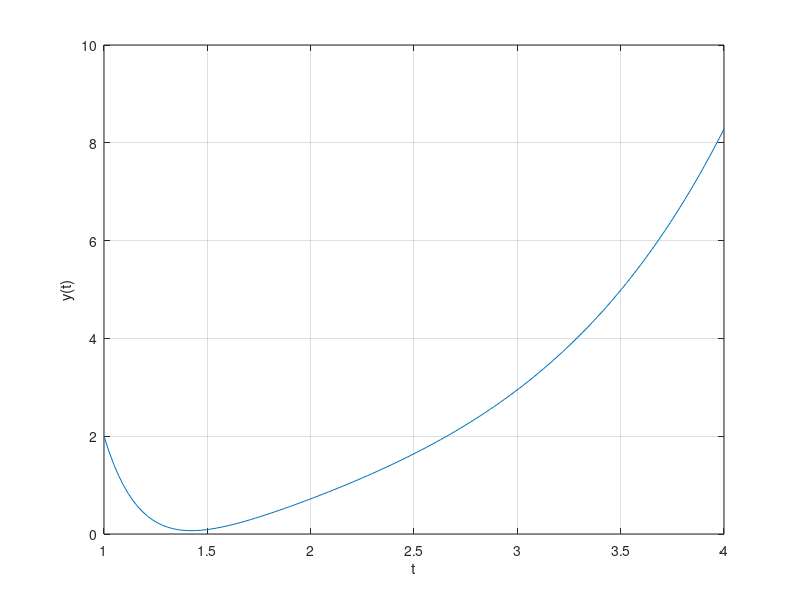

The MATLAB source for this figure: (Note: this script raises an error after producing the figure.)
%% 
% Definimos la función que vamos a resolver, en este caso cambiamos el sistema, 
% ya no es el de la clase 7, el sistema propuesto es similar, sin embargo ahora 
% lo consideramos unicamente problema de condiciones iniciales
% 
% $$x\prime \prime (t) + 5 x \prime + 4x + 3y = e^{-6t} \sin(4t)$$  
% 
% $$2y\prime + y + 4x\prime + 6x = e^{-6t} \cos(4t)$$
% 
% Con las siguientes condiciones iniciales, que son las siguientes:
% 
% $$x(0)=1, \;\;\;\; x\prime(0) = 2, \;\;\;\; y(0)=0$$
% 
% Las variables de estado seran 
% 
% $$x=x(1), \;\;\;\; x\prime=x(2), \;\;\;\; y=x(3)$$

f1=@(t,x)[x(2);...
          exp(-6*t)*sin(4*t)-5*x(2)-4*x(1)-3*x(3);...
          (1/2)*(exp(-6*t)*cos(4*t)-x(3)-4*x(2)-6*x(1))]
%% 
% Las condiciones iniciales que tenemos ahora son
% 
% $$x(0)=1, \;\;\;\; x\prime(0) = 2, \;\;\;\; y(0)=0$$

ci=[1; 2; 0];
rvt=linspace(1,4,2^7);
%% 
% Resolvemos la ecucacion y graficamos

[t,x]=ode45(f1,rvt,ci);
plot(t,x(:,1)), grid, xlabel('t'),ylabel('x(t)')
plot(t,x(:,2)), grid, xlabel('t'),ylabel('y(t)')
%% 
% Haremos nuevamente otro ejemplo de ecucación difierencial
% 
% Resolveremos analiticamete la ecuación de Legendre y de Bessel, las cuales 
% son respectimavamente
% 
% $$(1-t^2)\frac{d^2x(t)}{dx^2}-2t\frac{dx(t)}{dt}+n(n+1)x(t) = 0$$
% 
% $$t^2 \frac{d^2 x(t)}{dt^2}+t\frac{dx(t)}{dt}+(t^2-n^2)x(t)=0$$
% 
% Primero resolveremos la ecacucion de legrendre, activamos el toolbox simbolico 
% e introducimos las variables

syms x(t) t n;
legendre=(1-t.^2)*diff(x,t,2)-2*t.*diff(x,t,1)+n.*(n+1)*x(t)==0
%% 
% Para resolver utilizamos el comando dsolve

sol_legendre(t)=dsolve(legendre)
%% 
% Notamos que las soluciones son cuando menos "raras" para el lector no familiarizado, 
% entonces mencionamos que la funcion F se define como una funcion Hipergeometrica. 
% Donde
% 
% $$_i\,F_j(a_n,...\,,a_i;b_m, ...\,,b_j;k)$$ 
% 
% La "i" y la "j" representan el numero de indices de a y de b, para las soluciones 
% de la ecuacion Legendre, tenemos i=2, j=1.
% 
% Para mas información sobre esta funcion. <https://mathworld.wolfram.com/HypergeometricFunction.html 
% Aqui>
% 
% Realizamos lo mismo ahora con la ecuación de Bessel

bessel_tarea=t.^2*diff(x,t,2)+t.*diff(x,t,1)+(t.^2-n^2)*x(t)==0
sol_bessel=dsolve(bessel_tarea)
%% 
% Mencionar que en eta solución, $J_n(t)$ y $Y_n(t)$ representa los polinomios 
% de Bessel de primer y segundo orden respectivamente. Para mas información acerca 
% de J <https://mathworld.wolfram.com/BesselFunctionoftheFirstKind.html aqui> 
% y de Y <https://mathworld.wolfram.com/BesselFunctionoftheSecondKind.html aqui>